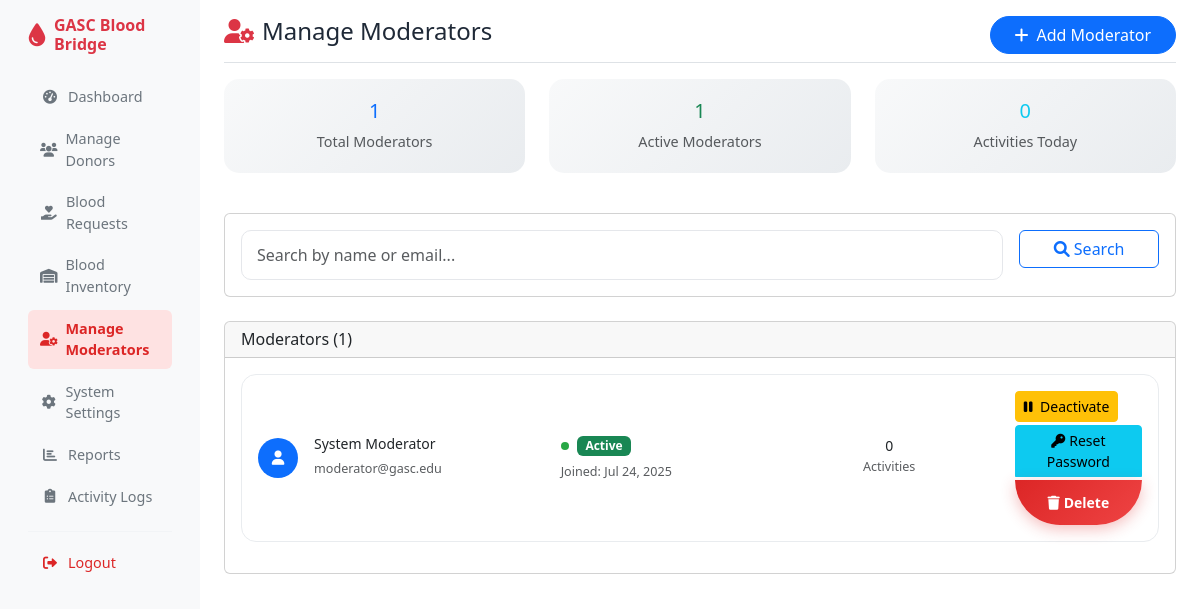
Page /admin/moderators.php (signed in) on the committed database.
### tables this page shows
CREATE TABLE users (
    id INT PRIMARY KEY AUTO_INCREMENT,
    roll_no VARCHAR(20) NULL,
    name VARCHAR(100) NOT NULL,
    email VARCHAR(100) UNIQUE NOT NULL,
    phone VARCHAR(15) NOT NULL,
    password_hash VARCHAR(255) NOT NULL,
    user_type ENUM('donor', 'moderator', 'admin') NOT NULL,
    gender ENUM('Male', 'Female', 'Other') NULL,
    date_of_birth DATE NULL,
    class VARCHAR(50) NULL,
    blood_group VARCHAR(15) NULL COMMENT 'Supports standard (O+, A-, etc.) and extended (A1+, A2B-, etc.) blood groups',
    city VARCHAR(100) NULL,
    last_donation_date DATE NULL,
    is_available BOOLEAN DEFAULT TRUE,
    is_verified BOOLEAN DEFAULT FALSE,
    is_active BOOLEAN DEFAULT TRUE,
    email_verified BOOLEAN DEFAULT FALSE,
    email_verification_token VARCHAR(64) NULL,
    reset_token VARCHAR(64) NULL,
    reset_token_expires DATETIME NULL,
    created_at TIMESTAMP DEFAULT CURRENT_TIMESTAMP,
    updated_at TIMESTAMP DEFAULT CURRENT_TIMESTAMP ON UPDATE CURRENT_TIMESTAMP,
    created_by INT NULL,
    
    INDEX idx_email (email),
    INDEX idx_blood_group (blood_group),
    INDEX idx_city (city),
    INDEX idx_user_type (user_type),
    INDEX idx_is_available (is_available),
    FOREIGN KEY (created_by) REFERENCES users(id) ON DELETE SET NULL
);

### admin/moderators.php (the view, shortened to what the rows shown need)
<?php
require_once '../config/database.php';
$db = new Database();
$page = (int)($_GET['page'] ?? 1);
$perPage = 10;
$offset = ($page - 1) * $perPage;
$search = trim($_GET['search'] ?? '');
$searchCondition = '';
$searchParam = '';
$query = "
    SELECT id, name, email, is_active, created_at,
           (SELECT COUNT(*) FROM activity_logs WHERE user_id = users.id) as activity_count,
           (SELECT MAX(created_at) FROM activity_logs WHERE user_id = users.id) as last_activity
    FROM users
    WHERE user_type = 'moderator' $searchCondition
    ORDER BY created_at DESC
    LIMIT ? OFFSET ?
";
if ($search) {
    $stmt = $db->prepare($query);
    $stmt->bind_param('ssii', $searchParam, $searchParam, $perPage, $offset);
} else {
    $stmt = $db->prepare($query);
    $stmt->bind_param('ii', $perPage, $offset);
}
$stmt->execute();
$moderators = $stmt->get_result()->fetch_all(MYSQLI_ASSOC);
$stats = [];
$stats['total_moderators'] = $db->query("SELECT COUNT(*) as count FROM users WHERE user_type = 'moderator'")->fetch_assoc()['count'];
$stats['active_moderators'] = $db->query("SELECT COUNT(*) as count FROM users WHERE user_type = 'moderator' AND is_active = 1")->fetch_assoc()['count'];
$stats['recent_activity'] = $db->query("
    SELECT COUNT(*) as count
    FROM activity_logs al
    JOIN users u ON al.user_id = u.id
    WHERE u.user_type = 'moderator' AND DATE(al.created_at) = CURDATE()
")->fetch_assoc()['count'];
?>
<!DOCTYPE html>
<html lang="en">
<head>
    <link href="https://cdn.jsdelivr.net/npm/bootstrap@5.3.0/dist/css/bootstrap.min.css" rel="stylesheet">
    <link href="https://cdnjs.cloudflare.com/ajax/libs/font-awesome/6.0.0/css/all.min.css" rel="stylesheet">
    <link href="../assets/css/style.css" rel="stylesheet">
</head>
<body>
    <div class="container-fluid">
        <div class="row">
            <div class="col-md-9 col-lg-10 ms-sm-auto px-md-4 admin-main-content">
                <div class="d-flex justify-content-between flex-wrap flex-md-nowrap align-items-center pt-3 pb-2 mb-3 border-bottom">
                    <h1 class="h2">
                        <i class="fas fa-user-cog text-danger me-2"></i>Manage Moderators
                    </h1>
                </div>
                <div class="row mb-4">
                    <div class="col-lg-4 col-md-6 mb-3">
                        <div class="stat-card">
                            <div class="h3 text-primary"><?php echo $stats['total_moderators']; ?></div>
                            <div class="text-muted">Total Moderators</div>
                        </div>
                    </div>
                    <div class="col-lg-4 col-md-6 mb-3">
                        <div class="stat-card">
                            <div class="h3 text-success"><?php echo $stats['active_moderators']; ?></div>
                            <div class="text-muted">Active Moderators</div>
                        </div>
                    </div>
                </div>
                <div class="card">
                    <div class="card-body">
                        <?php if (empty($moderators)): ?>
                            <div class="text-center py-4">
                                <i class="fas fa-user-cog fa-3x text-muted mb-3"></i>
                                <h5 class="text-muted">No moderators found</h5>
                                <p class="text-muted">
                                    <?php echo $search ? 'Try adjusting your search criteria.' : 'Start by adding your first moderator.'; ?>
                                </p>
                            </div>
                        <?php else: ?>
                            <?php foreach ($moderators as $moderator): ?>
                                <div class="moderator-card p-3">
                                    <div class="row align-items-center">
                                        <div class="col-md-4">
                                            <div class="d-flex align-items-center">
                                                <div class="me-3">
                                                    <div class="bg-primary text-white rounded-circle d-flex align-items-center justify-content-center"
                                                         style="width: 40px; height: 40px;">
                                                        <i class="fas fa-user"></i>
                                                    </div>
                                                </div>
                                                <div>
                                                    <h6 class="mb-1"><?php echo htmlspecialchars($moderator['name']); ?></h6>
                                                    <small class="text-muted"><?php echo htmlspecialchars($moderator['email']); ?></small>
                                                </div>
                                            </div>
                                        </div>
                                        <div class="col-md-3">
                                            <div class="mb-1">
                                                <span class="activity-indicator <?php echo $moderator['is_active'] ? 'active' : 'inactive'; ?>"></span>
                                                <span class="status-badge badge <?php echo $moderator['is_active'] ? 'bg-success' : 'bg-secondary'; ?>">
                                                    <?php echo $moderator['is_active'] ? 'Active' : 'Inactive'; ?>
                                                </span>
                                            </div>
                                            <small class="text-muted">
                                                Joined: <?php echo date('M j, Y', strtotime($moderator['created_at'])); ?>
                                            </small>
                                        </div>
                                        <div class="col-md-3">
                                            <div class="text-center">
                                                <div class="h6 mb-0"><?php echo $moderator['activity_count']; ?></div>
                                                <small class="text-muted">Activities</small>
                                            </div>
                                        </div>
                                        <div class="col-md-2">
                                            <div class="btn-group-vertical w-100" role="group">
                                                <form method="POST" action="" class="d-inline">
                                                    <button type="submit" class="btn btn-sm <?php echo $moderator['is_active'] ? 'btn-warning' : 'btn-success'; ?> w-100 mb-1">
                                                        <i class="fas <?php echo $moderator['is_active'] ? 'fa-pause' : 'fa-play'; ?> me-1"></i>
                                                        <?php echo $moderator['is_active'] ? 'Deactivate' : 'Activate'; ?>
                                                    </button>
                                                </form>
                                                <button type="button" class="btn btn-sm btn-info w-100 mb-1"
                                                        onclick="showResetPasswordModal(<?php echo $moderator['id']; ?>, '<?php echo htmlspecialchars($moderator['name']); ?>')">
                                                    <i class="fas fa-key me-1"></i>Reset Password
                                                </button>
                                                <button type="button" class="btn btn-sm btn-danger w-100"
                                                        onclick="showDeleteModal(<?php echo $moderator['id']; ?>, '<?php echo htmlspecialchars($moderator['name']); ?>')">
                                                    <i class="fas fa-trash me-1"></i>Delete
                                                </button>
                                            </div>
                                        </div>
                                    </div>
                                </div>
                            <?php endforeach; ?>
                        <?php endif; ?>
                    </div>
                </div>
            </div>
        </div>
    </div>
</body>
</html>

### rows in the picture
users: is_active "1", name "System Moderator", email "moderator@gasc.edu", shows "Active", created_at "Jul 24, 2025", activity_count "0", shows "Deactivate"

### other values in the picture
$stats['recent_activity'] "0"
$totalModerators "1"
